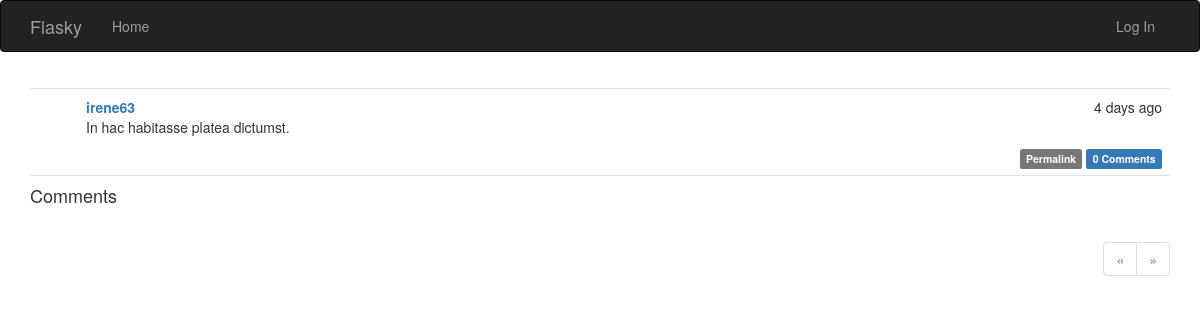
The page /post/12 on the database as committed earlier.
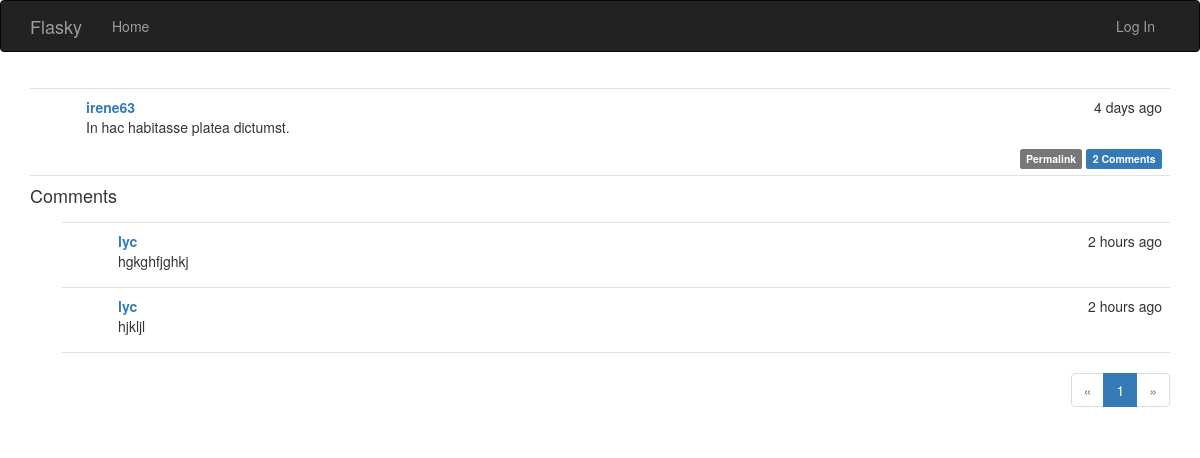
The same page on the database as committed later.
### app/models.py (models this page shows, shortened)
class Post(db.Model):
	__tablename__ = 'posts'
	id = db.Column(db.Integer, primary_key = True)
	body = db.Column(db.Text)
	timestamp = db.Column(db.DateTime, index = True, default = datetime.utcnow)
	author_id = db.Column(db.Integer, db.ForeignKey('users.id'))
	body_html = db.Column(db.Text)
	comments = db.relationship('Comment', backref = 'post', lazy = 'dynamic')

class User(UserMixin, db.Model):
	__tablename__ = 'users'
	id = db.Column(db.Integer, primary_key=True)
	username = db.Column(db.String(64), unique=True, index=True)
	role_id = db.Column(db.Integer, db.ForeignKey('roles.id'))
	password_hash = db.Column(db.String(128))
	email = db.Column(db.String(64), unique = True, index = True)
	confirmed = db.Column(db.Boolean, default = False)
	name = db.Column(db.String(64))
	location = db.Column(db.String(64))
	about_me = db.Column(db.Text())
	member_since = db.Column(db.DateTime(), default = datetime.utcnow)
	last_seen = db.Column(db.DateTime(), default = datetime.utcnow)
	posts = db.relationship('Post', backref = 'author', lazy = 'dynamic')
	followed = db.relationship('Follow',
								foreign_keys = [Follow.follower_id],
								backref = db.backref('follower', lazy = 'joined'),
								lazy = 'dynamic',
								cascade = 'all, delete-orphan')
	followers = db.relationship('Follow',
								foreign_keys = [Follow.followed_id],
								backref = db.backref('followed', lazy = 'joined'),
								lazy = 'dynamic',
								cascade = 'all, delete-orphan')
	comments = db.relationship('Comment', backref = 'author', lazy = 'dynamic')
	@property
	def password(self):
		raise AttributeError('password is not a readable attribute')

class Comment(db.Model):
	__tablename__ = 'comments'
	id = db.Column(db.Integer, primary_key = True)
	body = db.Column(db.Text)
	body_html = db.Column(db.Text)
	timestamp = db.Column(db.DateTime, index = True, default = datetime.utcnow)
	disabled = db.Column(db.Boolean)
	author_id = db.Column(db.Integer, db.ForeignKey('users.id'))
	post_id = db.Column(db.Integer, db.ForeignKey('posts.id'))

### app/main/views.py (the view, shortened to what this page needs)
@main.route('/post/<int:id>', methods = ['GET', 'POST'])
def post(id):
	post = Post.query.get_or_404(id)
	form = CommentForm()
	page = request.args.get('page', 1, type = int)
	if page == -1:
		page = (post.comments.count() - 1) / \
				current_app.config['FLASKY_COMMENTS_PER_PAGE'] + 1
	pagination = post.comments.order_by(Comment.timestamp.asc()).paginate(
		page, per_page = current_app.config['FLASKY_COMMENTS_PER_PAGE'],
		error_out = False)
	comments = pagination.items
	return render_template('post.html', posts = [post], form = form,
							comments = comments, pagination = pagination)

### app/auth/views.py (called while the page is built)
@auth.before_app_request
def before_request():
	if current_user.is_authenticated:
		current_user.ping()
		if not current_user.confirmed\
				and request.endpoint[:5] != 'auth.'\
				and request.endpoint != 'static':
			return redirect(url_for('auth.unconfirmed'))

### app/main/__init__.py (called while the page is built)
@main.app_context_processor
def inject_permission():
	return dict(Permission = Permission)

### app/models.py (called while the page is built)
	def can(self, permissions):
		return False

	def is_administrator(self):
		return False

### app/templates/post.html (shortened to what this page needs)
{% extends "base.html" %}
{% import "bootstrap/wtf.html" as wtf %}
{% import "_macros.html" as macros %}
{% block page_content %}
{% include '_posts.html' %}
<h4 id="comments">Comments</h4>
{% include '_comments.html' %}
{% if pagination %}
<div class="pagination">
	{{ macros.pagination_widget(pagination, '.post', fragment='#comments', id=posts[0].id) }}
</div>
{% endif %}
{% endblock %}

### app/templates/_posts.html (shortened to what this page needs)
<ul class="posts">
	{% for post in posts %}
	<li class="post">
		<div class="post-content">
			<div class="post-date">{{ moment(post.timestamp).fromNow() }}</div>
			<div class="post-author"><a href="{{ url_for('.user', username=post.author.username) }}">{{ post.author.username }}</a></div>
			<div class="post-body">
				{% if post.body_html %}
					{{ post.body_html | safe }}
				{% else %}
					{{ post.body }}
				{% endif %}
			</div>
			<div class = "post-footer">
				<a href = "{{ url_for('.post', id = post.id) }}">
					<span class = "label label-default">Permalink</span>
				</a>
				<a href="{{ url_for('.post', id=post.id) }}#comments">
					<span class="label label-primary">{{ post.comments.count() }} Comments</span>
				</a>
			</div>
		</div>
	</li>
	{% endfor %}
</ul>

### app/templates/_comments.html (shortened to what this page needs)
<ul class="comments">
    {% for comment in comments %}
    <li class="comment">
        <div class="comment-content">
            <div class="comment-date">{{ moment(comment.timestamp).fromNow() }}</div>
            <div class="comment-author"><a href="{{ url_for('.user', username=comment.author.username) }}">{{ comment.author.username }}</a></div>
            <div class="comment-body">
                {% if moderate or not comment.disabled %}
                    {% if comment.body_html %}
                        {{ comment.body_html | safe }}
                    {% else %}
                        {{ comment.body }}
                    {% endif %}
                {% endif %}
            </div>
        </div>
    </li>
    {% endfor %}
</ul>

Rows that differ between the two databases and show on the page:
computed for Post "In hac habitasse platea dictumst.": comments.count "0" → "2"
added Comment: timestamp "2 hours ago", author.username "lyc", body_html "hgkghfjghkj"
added Comment: timestamp "2 hours ago", author.username "lyc", body_html "hjkljl"
Other text that changed with them:
new list line: "1"
